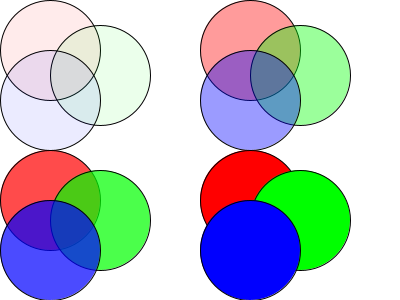
Frame 1 (no input)
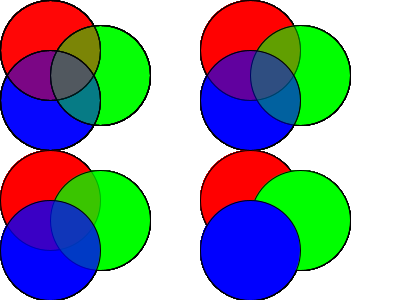
Frame 60 (the mouse pressed at the canvas centre just before this capture)
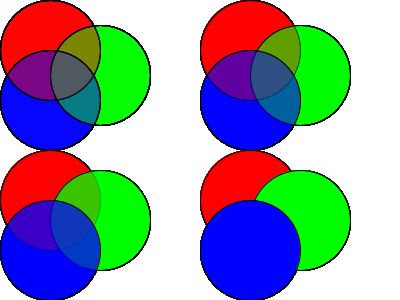
Frame 120 (the mouse held since frame 60 and released just before this capture)

The Processing sketch that drew these frames (run headless with seeded random() and noise(); from frame 60 on, the mouse is pressed at the canvas centre):

// Processing sketch: sketch002b
// ── sketch002b.pde
void setup ()
{
  size (400, 300);
  background (255);
}

void draw ()
{
  fill (255, 0, 0, 20); ellipse (50, 50, 100, 100);
  fill (0, 255, 0, 20); ellipse (100, 75, 100, 100);
  fill (0, 0, 255, 20); ellipse (50, 100, 100, 100);
  fill (255, 0, 0, 100); ellipse (250, 50, 100, 100);
  fill (0, 255, 0, 100); ellipse (300, 75, 100, 100);
  fill (0, 0, 255, 100); ellipse (250, 100, 100, 100);
  fill (255, 0, 0, 180); ellipse (50, 200, 100, 100);
  fill (0, 255, 0, 180); ellipse (100, 220, 100, 100);
  fill (0, 0, 255, 180); ellipse (50, 250, 100, 100);
  fill (255, 0, 0, 255); ellipse (250, 200, 100, 100);
  fill (0, 255, 0, 255); ellipse (300, 220, 100, 100);
  fill (0, 0, 255, 255); ellipse (250, 250, 100, 100);
}
